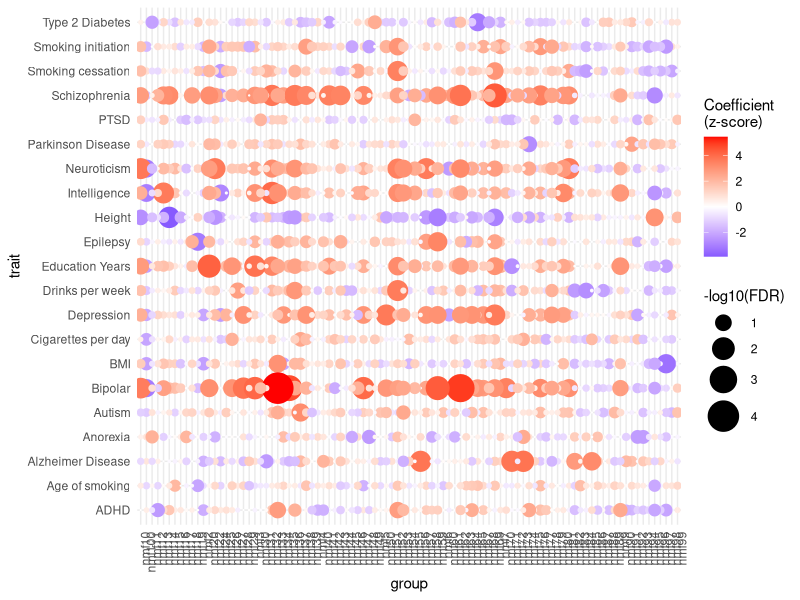
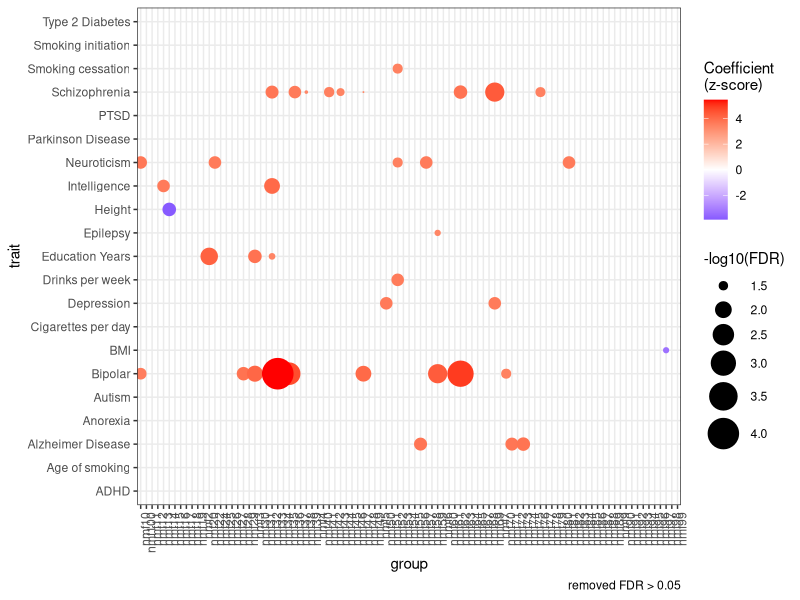
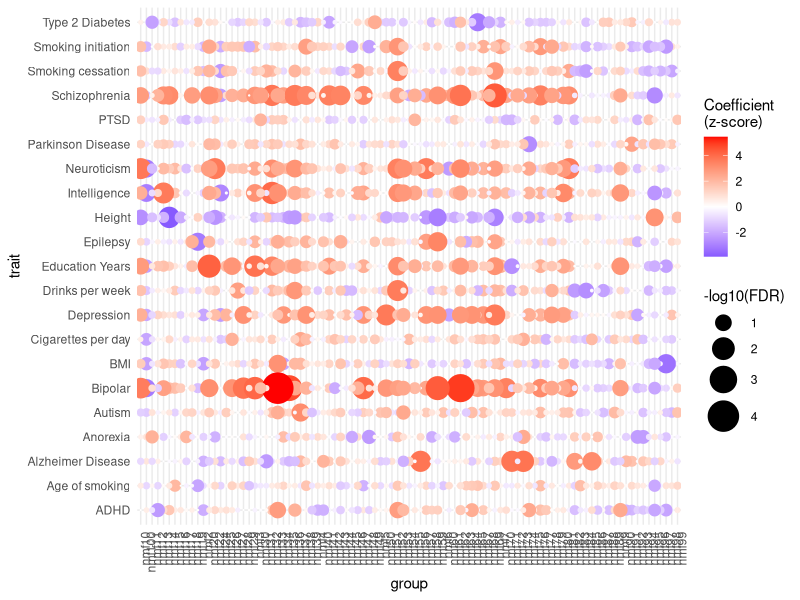
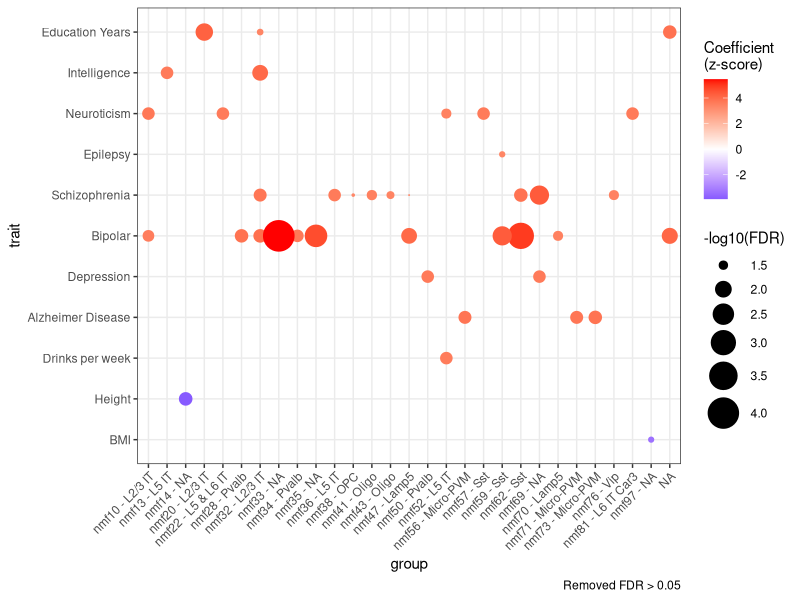

Recreate these plots in R, in order.
setwd('/dcs04/lieber/marmaypag/spatialdACC_LIBD4125/spatialdACC/')

library(ggplot2)
library(RColorBrewer)
library(here)

###load LDSC results
ldsc_results <- read.csv(file=here::here('code','17_LDSC',
                         'NMF','ldsc_results.csv'))

##########dotplots#############
###make -log10FDR column
ldsc_results$log10fdr <- -log10(ldsc_results$FDR)

####to make nmf only###
#ldsc_results <- ldsc_results[ldsc_results$cell %in% paste0('nmf',c(1:100)),]

####to remove FDR > 0.05
#ldsc_results<-ldsc_results[ldsc_results$FDR<0.05,]

###plot
pdf(here('plots','17_LDSC','NMF','ldsc_results.pdf'),width=10,height=10)

ggplot(ldsc_results, aes(x = cell, y = trait, size = log10fdr, color = Coefficient_z.score)) +
    geom_point() +
    scale_size_continuous(range = c(0, 10)) + # Set minimum size to zero for the size scale
    scale_color_gradient2(low = 'blue', high = 'red', midpoint = 0,
                          name = "Coefficient\n(z-score)") +
    theme_minimal() +
    theme(axis.text.x = element_text(angle = 90, hjust = 1)) +
    labs(size = "-log10(FDR)",x='group')

ggplot(ldsc_results, aes(x = cell, y = trait, size = ifelse(FDR > 0.05, NA, log10fdr), color = Coefficient_z.score)) +
    geom_point() +
    scale_size_continuous(range = c(0, 10)) + # Set minimum size to zero for the size scale
    scale_color_gradient2(low = 'blue', high = 'red', midpoint = 0,
                          name = "Coefficient\n(z-score)") +
    theme_bw() +
    theme(axis.text.x = element_text(angle = 90, hjust = 1)) +
    labs(size = "-log10(FDR)",x='group',
         caption = "removed FDR > 0.05")

dev.off()




setwd('/dcs04/lieber/marmaypag/spatialdACC_LIBD4125/spatialdACC/')

library(ggplot2)
library(RColorBrewer)
library(here)

### Load LDSC results
ldsc_results <- read.csv(file = here::here('code','17_LDSC','NMF','ldsc_results.csv'))

### Make -log10FDR column
ldsc_results$log10fdr <- -log10(ldsc_results$FDR)

### Filter out rows with FDR > 0.05
filtered_ldsc_results <- ldsc_results[ldsc_results$FDR <= 0.05, ]

### Remove cells with no points remaining after filtering
filtered_ldsc_results <- filtered_ldsc_results[filtered_ldsc_results$cell %in% unique(filtered_ldsc_results$cell), ]

# in filtered_ldsc_results, annotate the values in "cell" as below
# nmf10: nmf10 - L2/3 IT
# nmf13: nmf13 - L5 IT
# nmf14: nmf14 - NA
# nmf20: nmf20 - L2/3 IT
# nmf22: nmf22 - L5 & L6 IT
# nmf28: nmf28 - Pvalb
# nmf32: nmf32 - L2/3 IT
# nmf32: nmf32 - L6 IT
# nmf33: nmf33 - NA
# nmf34: nmf34 - Pvalb
# nmf35: nmf35 - NA
# nmf36: nmf36 - L5 IT
# nmf38: nmf38 - OPC
# nmf41: nmf41 - Oligo
# nmf43: nmf43 - Oligo
# nmf47: nmf47 - Lamp5
# nmf50: nmf50 - Pvalb
# nmf52: nmf52 - L5 IT
# nmf56: nmf56 - Micro-PVM
# nmf57: nmf57 - Sst
# nmf59: nmf59 - Sst
# nmf62: nmf62 - Sst
# nmf69: nmf69 - NA
# nmf70: nmf70 - Lamp5
# nmf71: nmf71 - Micro-PVM
# nmf73: nmf73 - Micro-PVM
# nmf76: nmf76 - Vip
# nmf81: nmf81 - L6 IT Car3
# nmf97: nmf97 - NA

filtered_ldsc_results$cell <- factor(filtered_ldsc_results$cell, levels = c('nmf10', 'nmf13', 'nmf14', 'nmf20', 'nmf22', 'nmf28', 'nmf32', 'nmf33', 'nmf34', 'nmf35', 'nmf36', 'nmf38', 'nmf41', 'nmf43', 'nmf47', 'nmf50', 'nmf52', 'nmf56', 'nmf57', 'nmf59', 'nmf62', 'nmf69', 'nmf70', 'nmf71', 'nmf73', 'nmf76', 'nmf81', 'nmf97'), labels = c('nmf10 - L2/3 IT', 'nmf13 - L5 IT', 'nmf14 - NA', 'nmf20 - L2/3 IT', 'nmf22 - L5 & L6 IT', 'nmf28 - Pvalb', 'nmf32 - L2/3 IT', 'nmf33 - NA', 'nmf34 - Pvalb', 'nmf35 - NA', 'nmf36 - L5 IT', 'nmf38 - OPC', 'nmf41 - Oligo', 'nmf43 - Oligo', 'nmf47 - Lamp5', 'nmf50 - Pvalb', 'nmf52 - L5 IT', 'nmf56 - Micro-PVM', 'nmf57 - Sst', 'nmf59 - Sst', 'nmf62 - Sst', 'nmf69 - NA', 'nmf70 - Lamp5', 'nmf71 - Micro-PVM', 'nmf73 - Micro-PVM', 'nmf76 - Vip', 'nmf81 - L6 IT Car3', 'nmf97 - NA'))

# remove Smoking Cessation from trait
filtered_ldsc_results <- filtered_ldsc_results[filtered_ldsc_results$trait != 'Smoking cessation', ]

# re order the y-axis (opposite of this)
# Education Years
# Intelligence
# Neuroticism
# Epilepsy
# Schizophrenia
# Bipolar
# Depression
# Alzheimer Disease
# Drinks per week
# Height
# BMI

filtered_ldsc_results$trait <- factor(filtered_ldsc_results$trait, levels = c('BMI', 'Height', 'Drinks per week', 'Alzheimer Disease', 'Depression', 'Bipolar', 'Schizophrenia', 'Epilepsy', 'Neuroticism', 'Intelligence', 'Education Years'), labels = c('BMI', 'Height', 'Drinks per week', 'Alzheimer Disease', 'Depression', 'Bipolar', 'Schizophrenia', 'Epilepsy', 'Neuroticism', 'Intelligence', 'Education Years'))

### Plot
pdf(here('plots','17_LDSC','NMF','ldsc_results.pdf'), width = 10, height = 10)

# First plot (no filtering)
ggplot(ldsc_results, aes(x = cell, y = trait, size = log10fdr, color = Coefficient_z.score)) +
    geom_point() +
    scale_size_continuous(range = c(0, 10)) + # Set minimum size to zero for the size scale
    scale_color_gradient2(low = 'blue', high = 'red', midpoint = 0, name = "Coefficient\n(z-score)") +
    theme_minimal() +
    theme(axis.text.x = element_text(angle = 90, hjust = 1)) +
    labs(size = "-log10(FDR)", x = 'group')

# Second plot (filtered data)
ggplot(filtered_ldsc_results, aes(x = cell, y = trait, size = log10fdr, color = Coefficient_z.score)) +
    geom_point() +
    scale_size_continuous(range = c(0, 10)) + # Set minimum size to zero for the size scale
    scale_color_gradient2(low = 'blue', high = 'red', midpoint = 0, name = "Coefficient\n(z-score)") +
    theme_bw() +
    theme(axis.text.x = element_text(angle = 45, hjust = 1)) +
    labs(size = "-log10(FDR)", x = 'group', caption = "Removed FDR > 0.05")

dev.off()
